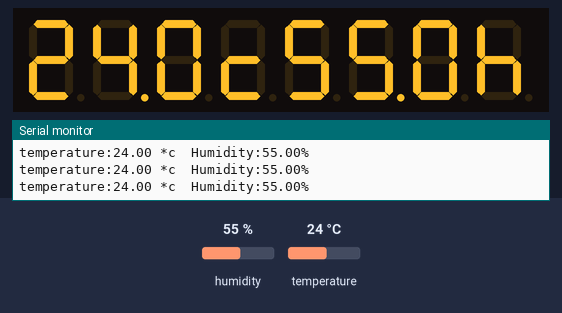
A sketch run on a simulated ESP32. On the bench: 8-digit seven-segment display, the last lines printed to the serial monitor. The inputs (shaded band) are chosen by the test bench; at power-on: humidity 55 %, temperature 24 °C. WiFi joins after 1.5 s; servers stay silent unless stated; random numbers use the default seed unless the sketch sets one; no MQTT or app messages arrive unless stated.

Above: at 2.7 s.
2.8 s: humidity set to 22 %
At 4.0 s:
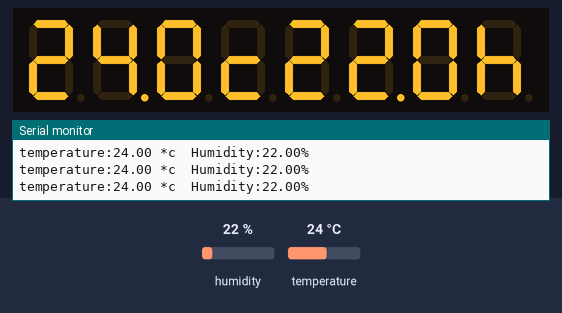
4.3 s: temperature set to 12 °C
At 5.3 s:
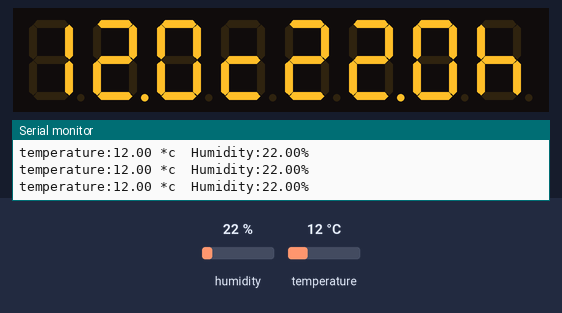
5.8 s: humidity set to 40 %
At 6.3 s:
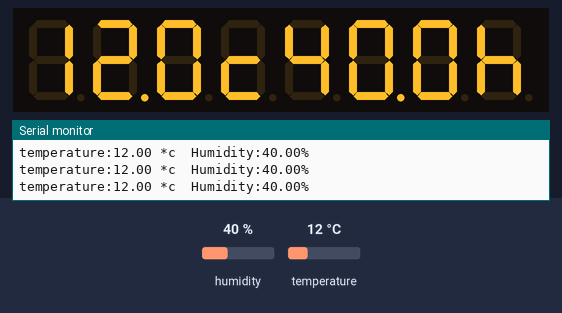
7.3 s: temperature set to 19 °C
At 7.9 s:
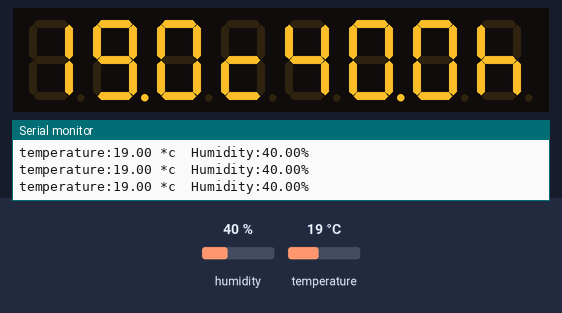
Timing chart, 0 to 9.8 s (numbered marks = the images above; inputs shaded):
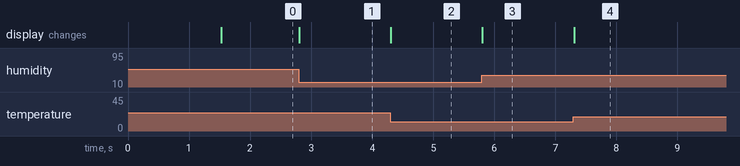

Measured:
- after the input at 2.8 s, the display: changes at once (image 1)
- after the input at 4.3 s, the display: changes at once (image 2)
- after the input at 5.8 s, the display: changes at once (image 3)
- after the input at 7.3 s, the display: changes at once (image 4)

The sketch:

G2Q1.ino
```cpp
#include <WiFi.h>
#include <PubSubClient.h>
#include <DHTesp.h>
#include "LedControl.h"
#define Pin_DIN 19
#define Pin_cs  18
#define Pin_CLK  5
#define Pin_DHT22 15
LedControl lc = LedControl(Pin_DIN,Pin_CLK,Pin_cs,1);
const char* ssid = "HUAWEI nova 3i";
const char* password = "0950580791";
const char* mqtt_server = "mqtt.eclipse.org";  //test.mosquitto.org  //broker.mqtt-dashboard.com
const char* topic = "IOT";
DHTesp dht;

WiFiClient espClient;
PubSubClient client(espClient);
long lastMsg = 0;
char msg[50];
int value = 0;

void setup_wifi() {
  delay(10);
  Serial.println();
  Serial.print("Connecting to ");
  Serial.println(ssid);
  WiFi.begin(ssid, password);
  while (WiFi.status() != WL_CONNECTED) {
    delay(500);
    Serial.print(".");
  }
  randomSeed(micros());
  Serial.println("");
  Serial.println("WiFi connected");
  Serial.println("IP address: ");
  Serial.println(WiFi.localIP());
}

void reconnect() {
  while (!client.connected()) {
    Serial.print("Attempting MQTT connection...");
    String clientId = "ESP8266Client-";
    clientId += String(random(0xffff), HEX);
    if (client.connect(clientId.c_str())) {
      Serial.println("connected");
      client.publish(topic, "0");
      client.subscribe(topic);
    } else {
      Serial.print("failed, rc=");
      Serial.print(client.state());
      Serial.println(" try again in 5 seconds");
      delay(5000);
    }
  }
}

void setup() {
  lc.shutdown(0,false);
  lc.setIntensity(0,8);
  lc.clearDisplay(0);
  Serial.begin(115200);
  setup_wifi();
  client.setServer(mqtt_server, 1883);
  dht.setup(15);
}

void loop() {
float t = dht.getTemperature();
float h= dht.getHumidity();
 float t2 =t*10;
  float h2 =h*10;
  Serial.print("temperature:");
  Serial.print(t); Serial.print(" *c\t");
  Serial.print("Humidity:");
  Serial.print(h); Serial.print("%\n");

 int Temp =(int)t;
 int Temp2 = (int)t2;
 int hu = (int)h;
 int hu2 = (int)h2;
 int Tempp2 = (Temp/10)%10;
 int Tempp1 = Temp%10;
 int Tempp0 = Temp2%10;
 int Humi2 = (hu/10)%10;
 int Humi1 = hu%10;
 int Humi0 =hu2%10;

 lc.setDigit(0,7,Tempp2,false);
 lc.setDigit(0,6,Tempp1,true);
 lc.setDigit(0,5,Tempp0,false);
 lc.setRow(0,4,B00001101);
 lc.setDigit(0,3,Humi2,false);
 lc.setDigit(0,2,Humi1,true);
 lc.setDigit(0,1,Humi0,false);
 lc.setRow(0,0,B00010111);

  if (!client.connected()) {
    reconnect();
  }
  client.loop();
  long now = millis();
  if (now - lastMsg > 2000) {
    lastMsg = now;
    ++value;
    snprintf (msg, 50, "temperature: #%lf.2 Humidity:  #%lf.2", t,h);
    Serial.print("Publish message: ");
    Serial.println(msg);
    client.publish(topic, msg);
  }


}
```
